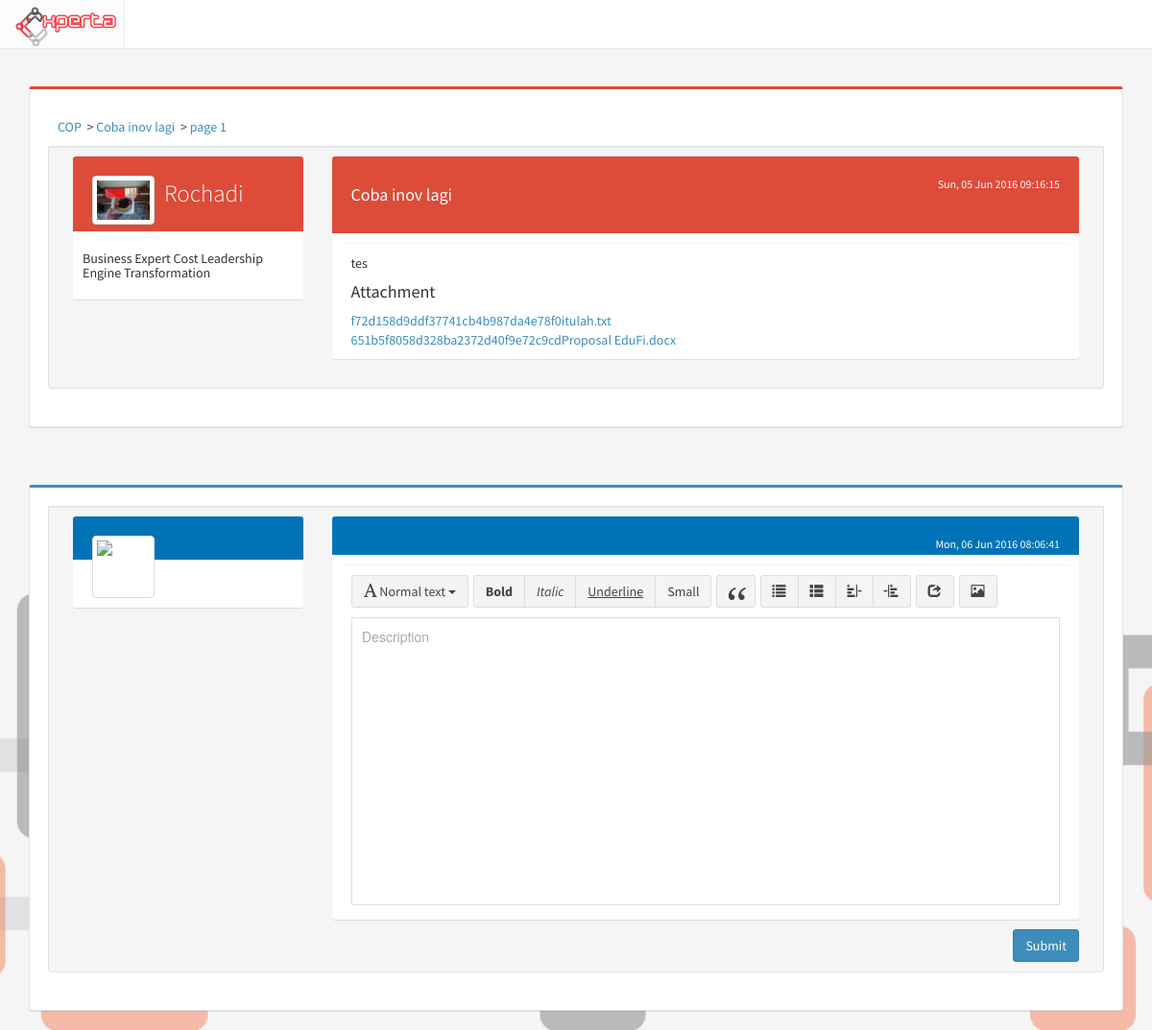
Page /cop/innovation_view/9 on the earlier database version.
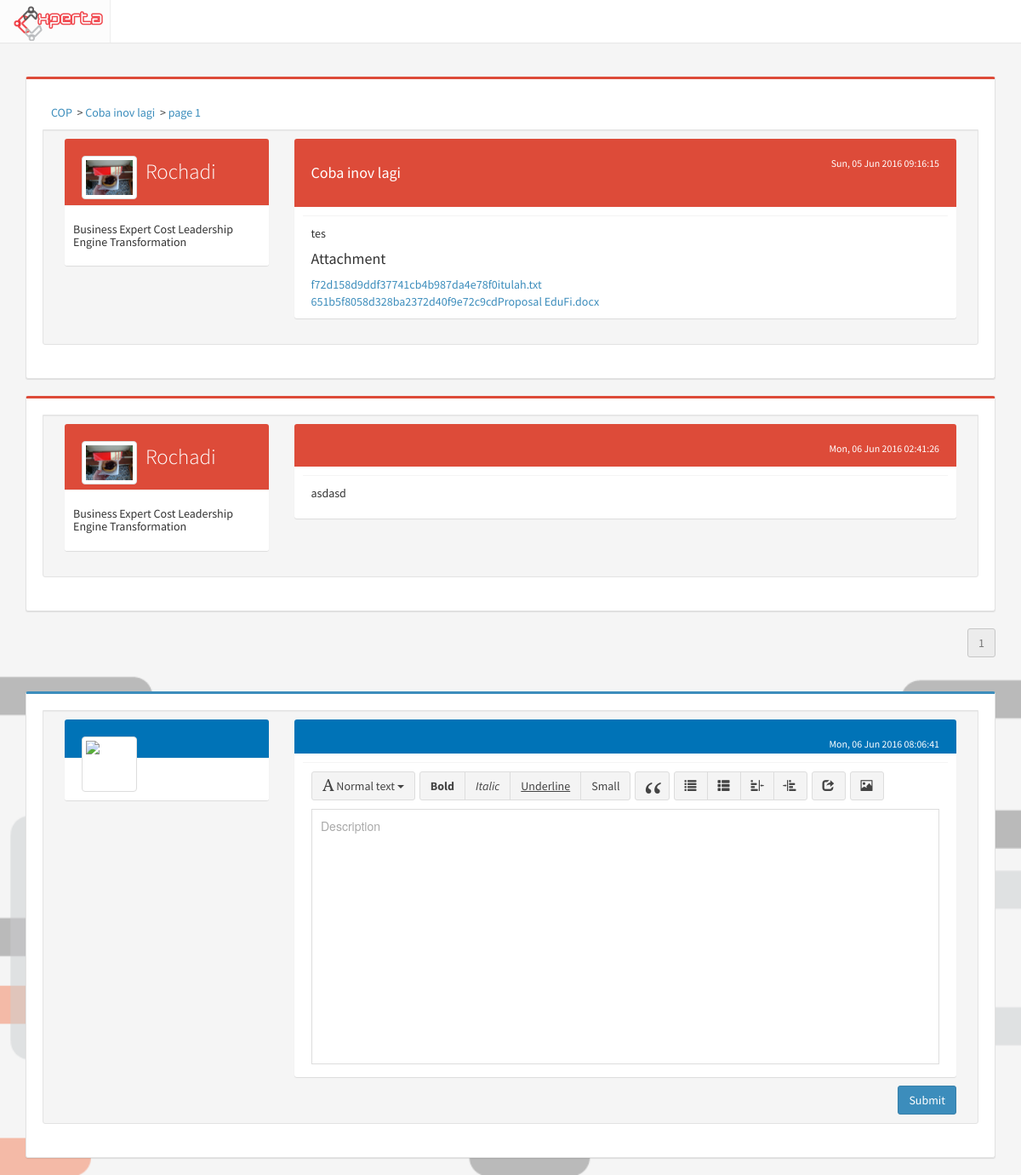
Same page on the later database version.
### tables this page shows
CREATE TABLE `cop_attachment` (
  `id_attachment` int(11) NOT NULL,
  `id_cop` int(11) NOT NULL,
  `file` varchar(500) NOT NULL
);

CREATE TABLE `cop_comment` (
  `id_comment` int(11) NOT NULL,
  `id_cop` int(11) NOT NULL,
  `id_user` int(11) NOT NULL,
  `title` varchar(100) DEFAULT '',
  `content` text NOT NULL,
  `created_at` timestamp NOT NULL DEFAULT CURRENT_TIMESTAMP,
  `updated_at` timestamp NOT NULL DEFAULT '0000-00-00 00:00:00'
);

CREATE TABLE `profile` (
  `id_profile` int(11) NOT NULL,
  `NIK` varchar(50) DEFAULT NULL,
  `id_user` int(11) NOT NULL,
  `fullname` varchar(255) NOT NULL,
  `birthdate` date DEFAULT NULL,
  `gender` enum('M','F') DEFAULT NULL,
  `id_expert` int(11) DEFAULT '98',
  `pic` varchar(500) DEFAULT 'default.png',
  `updated_at` timestamp NOT NULL DEFAULT CURRENT_TIMESTAMP ON UPDATE CURRENT_TIMESTAMP,
  `login` int(11) NOT NULL DEFAULT '0'
);

CREATE TABLE `expert` (
  `id_expert` int(11) NOT NULL,
  `id_directorate` int(11) NOT NULL,
  `expert_name` varchar(100) NOT NULL
);

### index.php (called while the page is built, shortened)
<?php
require_once BASEPATH.'core/CodeIgniter.php';

### application/models/Cop_model.php (called while the page is built, shortened)
<?php
	class Cop_model extends CI_Model
	{
		function get_comment($id, $page=0){
			$page = ($page * 20);
			$hasil['data'] = $this->db->query("SELECT fullname, user.id_user, title, content, expert_name, level_name, created_at
				FROM cop_comment, user, profile, level, expert
				WHERE id_cop = '$id'
					AND cop_comment.id_user = user.id_user
					AND user.id_user = profile.id_user
					AND user.id_level = level.id_level
					AND profile.id_expert = expert.id_expert
				ORDER BY id_cop ASC
				LIMIT $page, 20
				")->result();
			$hasil['count'] = $this->db->query("SELECT COUNT(*) as count FROM cop_comment WHERE id_cop = '$id' ")->result();
			return $hasil;
		}
		function innov_get_thread($id){
			return $this->db->query("SELECT title, cop.status, pic, cop.summary, id_cop, content, user.id_user, cop.created_at, cop.updated_at, fullname, expert_name
				FROM cop, user, profile, expert
				WHERE cop.id_user = user.id_user
					AND id_cop = '$id'
					AND user.id_user = profile.id_user
					AND profile.id_expert = expert.id_expert
				")->result();
		}
		public function getattachment($id){
			return $this->db->query("SELECT * FROM cop_attachment WHERE id_cop = '$id' ")->result();
		}
	}

### application/views/cop/innovation_view.php (the view, shortened to what the changed rows need)
<?php include 'application/views/header.php' ?>
	<link rel="stylesheet" type="text/css" href="<?= base_url('assets/css/bootstrap3-wysihtml5.min.css') ?>">
	<div class="container">
	<div class="row">
	<div class="col-md-12 isi">
	<div class="col-md-12 box box-danger well">
		<div class="box-header">
		<?php $i=0; foreach ($tree as $tangkal): ?>
			<?php if ($i): ?>
				<?php echo '> ' ?>
			<?php endif ?>
			<a href="<?php echo $tangkal['url'] ?>"><?php echo $tangkal['title'] ?></a>&nbsp;
		<?php $i++; endforeach ?>
		</div>
		<div class="box-body well">
			<div class="col-md-3">
			</div>
			<div class="col-md-9">
				<div class="box box-widget widget-user-2">
					<div class="box-footer content-forum">
						<?= $thread[0]->content; ?>
						<?php if (!empty($attachment)): ?>
							<h4>Attachment</h4>
							<?php foreach ($attachment as $data): ?>
								<a target="_blank" href="<?php echo base_url('uploads/attachment/'.$data->file) ?>"><?php echo $data->file ?></a><br>
							<?php endforeach ?>
						<?php endif ?>
					</div>
				</div>
			</div>
		</div>
	</div>
<?php foreach ($comment as $komentar ): ?>
<?php
	$kelas = ($komentar->level_name == 'be') ? 'bg-red' : 'bg-blue' ;
	$box = ($komentar->level_name == 'be') ? 'box-danger' : 'box-primary' ;
 ?>
<div class="col-md-12 box <?php echo $box ?> well">
		<div class="box-body well">
			<div class="col-md-3">
				<div class="box box-widget widget-user-2">
                <div class="widget-user-header <?php echo $kelas ?>">
                  <div class="widget-user-image">
                    <img class="img-thumbnail" width="20" height="20" src="<?php echo site_url('uploads/profile/'.$thread[0]->pic) ?>" alt="user image">
                  </div>
                  <h4 class="widget-user-username">
                  	<a class="clearlink" href="<?php echo site_url('account/user/'.$komentar->id_user)  ?>">
                  		<?php echo $komentar->fullname ?>
                  	</a>
                  </h4>
                </div>
                <div class="box-footer">
                  <h5><?php echo $komentar->expert_name ?></h5>
                </div>
              </div>
			</div>
			<div class="col-md-9">
				<div class="box box-widget widget-user-2">
					<div class="widget-user-header bg-red">
							<small class="pull-right">
								<?php echo date('D, d M Y H:i:s',strtotime($komentar->created_at)) ?>
							</small>
					</div>
					<div class="box-footer content-forum">
						<?php echo $komentar->content ?>
					</div>
				</div>
			</div>
		</div>
	</div>
<?php endforeach ?>
<div class="btn-group pull-right">
	<?php echo $page ?>
</div>
	</div>

### application/controllers/Cop.php (shortened to what the changed rows need)
<?php
class Cop extends CI_Controller
{
	function __construct(){
		$this->load->model('Cop_model');
	}
	public function innovation_view($id_cop, $page = 1){
		$page--;
		$data['thread'] = $this->Cop_model->innov_get_thread($id_cop);
		$data['title'] = "Innovation - ".$data['thread'][0]->title;
		$data['type'] = 'innovation';
		$data['attachment'] = $this->Cop_model->getattachment($id_cop);
		$comment = $this->Cop_model->get_comment($id_cop, $page);
		$data['comment'] = $comment['data'];
		$data['id_cop'] = $id_cop;
		$count = $comment['count'][0]->count;
		$halaman = (int) ceil($count / 20);
		$data['page'] = '';
		for ($i=1; $i <= $halaman; $i++) {
			if ($i == $page+1) {
				$data['page'] .= "<a href='".site_url('cop/innovation_view/'.$id_cop.'/'.$i)."' class='btn btn-default active disabled'>$i</a>";
			}else{
				$data['page'] .= "<a href='".site_url('cop/innovation_view/'.$id_cop.'/'.$i)."' class='btn btn-default'>$i</a>";
			}
		}
		$data['tree'][0] = array('title' => 'COP' , 'url' => site_url('cop') );
		$data['tree'][1] = array('title' => $data['thread'][0]->title , 'url' => site_url('cop/innovation_view/'.$id_cop) );
		$data['tree'][2] = array('title' => 'page '.($page+1) , 'url' => site_url('cop/innovation_view/'.$id_cop.'/'.($page+1) ));
		$this->load->view('cop/innovation_view',$data);
	}
}

Differences in the rows shown:
added cop_comment: profile.pic (picture), profile.fullname "Rochadi", expert.expert_name "Business Expert Cost Leadership Engine Transformation", created_at "Mon, 06 Jun 2016 02:41:26", content "asdasd"
